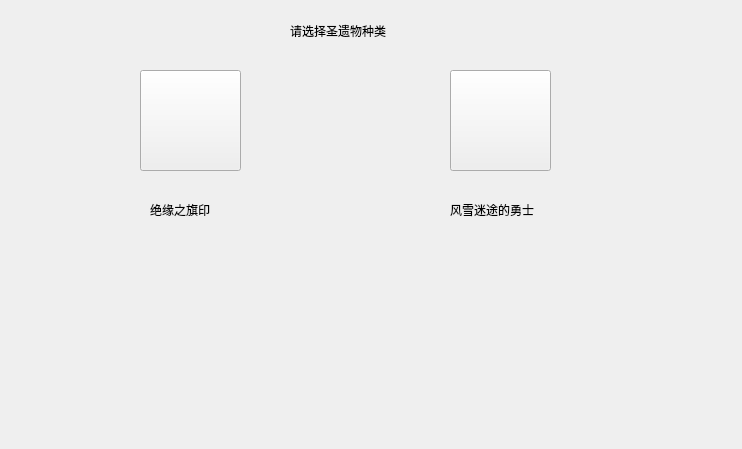
<?xml version="1.0" encoding="UTF-8"?>
<ui version="4.0">
 <class>chooseScene</class>
 <widget class="QWidget" name="chooseScene">
  <property name="geometry">
   <rect>
    <x>0</x>
    <y>0</y>
    <width>742</width>
    <height>449</height>
   </rect>
  </property>
  <property name="windowTitle">
   <string>Form</string>
  </property>
  <widget class="QPushButton" name="jueyuan_btn">
   <property name="geometry">
    <rect>
     <x>140</x>
     <y>70</y>
     <width>101</width>
     <height>101</height>
    </rect>
   </property>
   <property name="text">
    <string/>
   </property>
   <property name="iconSize">
    <size>
     <width>100</width>
     <height>100</height>
    </size>
   </property>
  </widget>
  <widget class="QLabel" name="cs_label">
   <property name="geometry">
    <rect>
     <x>290</x>
     <y>10</y>
     <width>141</width>
     <height>41</height>
    </rect>
   </property>
   <property name="text">
    <string>请选择圣遗物种类</string>
   </property>
  </widget>
  <widget class="QPushButton" name="bing_btn">
   <property name="geometry">
    <rect>
     <x>450</x>
     <y>70</y>
     <width>101</width>
     <height>101</height>
    </rect>
   </property>
   <property name="text">
    <string/>
   </property>
   <property name="iconSize">
    <size>
     <width>100</width>
     <height>100</height>
    </size>
   </property>
  </widget>
  <widget class="QLabel" name="label">
   <property name="geometry">
    <rect>
     <x>150</x>
     <y>200</y>
     <width>111</width>
     <height>20</height>
    </rect>
   </property>
   <property name="text">
    <string>绝缘之旗印</string>
   </property>
  </widget>
  <widget class="QLabel" name="label_2">
   <property name="geometry">
    <rect>
     <x>450</x>
     <y>200</y>
     <width>101</width>
     <height>20</height>
    </rect>
   </property>
   <property name="text">
    <string>风雪迷途的勇士</string>
   </property>
  </widget>
 </widget>
 <resources/>
 <connections/>
</ui>
